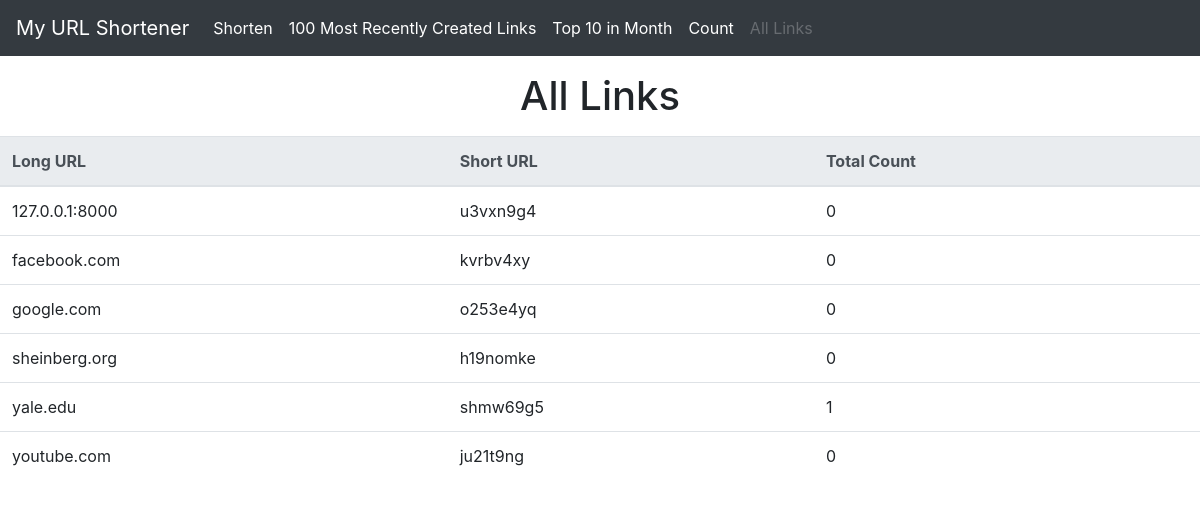
The page /all-links/ on the database its author committed.
### shortener/models.py (models this page shows, shortened)
class Link(models.Model):
    url = models.CharField(max_length=255, default = '')
    shortened = models.CharField(max_length=8, unique=True, default='abcd1234')
    timeCreated = models.DateTimeField(auto_now_add=True)
    count = models.IntegerField(default = 0)

### shortener/views.py (the view)
# urls.py: path('all-links/', all_links),
def all_links(request):
    allLinks = Link.objects.order_by('url')
    d = {"links": allLinks}
    return render(request, "alllinks.html", d)

### templates/alllinks.html (shortened to what this page needs)
<!DOCTYPE html>
<html lang="en">
<head>
	<link rel="stylesheet" href="https://stackpath.bootstrapcdn.com/bootstrap/4.3.1/css/bootstrap.min.css">
</head>
<body>
	{% block content %}
	<nav class="navbar navbar-expand-lg navbar-dark bg-dark">
  		<a class="navbar-brand" href="/">My URL Shortener</a>
  		<div class="collapse navbar-collapse" id="navbarNavAltMarkup">
    		<div class="navbar-nav">
    			<a class="nav-item nav-link active" href="/shorten/">Shorten</a>
      			<a class="nav-item nav-link active" href="/recent/">100 Most Recently Created Links</a>
      			<a class="nav-item nav-link active" href="/top/">Top 10 in Month</a>
      			<a class="nav-item nav-link active" href="/count/">Count</a>
      			<a class="nav-item nav-link disabled" href="/all-links/">All Links</a>
    		</div>
  		</div>
	</nav>
	<h1 class="text-center"> All Links </h1>
	<table class="table">
		<thead class="thead-light">
			<tr>
				<th scope="col"> Long URL </th>
				<th scope="col"> Short URL </th>
				<th scope="col"> Total Count </th>
			</tr>
		</thead>
		<tbody>
			{% for link in links %}
				<tr>
					<td>{{link.url}}</td>
					<td>{{link.shortened}}</td>
					<td>{{link.count}}</td>
				</tr>
			{% endfor %}
		</tbody>
	</table>
	{% endblock %}
</body>
</html>

### rows shown on the page
Link: url "127.0.0.1:8000", shortened "u3vxn9g4", count "0"
Link: url "facebook.com", shortened "kvrbv4xy", count "0"
Link: url "google.com", shortened "o253e4yq", count "0"
Link: url "sheinberg.org", shortened "h19nomke", count "0"
Link: url "yale.edu", shortened "shmw69g5", count "1"
Link: url "youtube.com", shortened "ju21t9ng", count "0"
